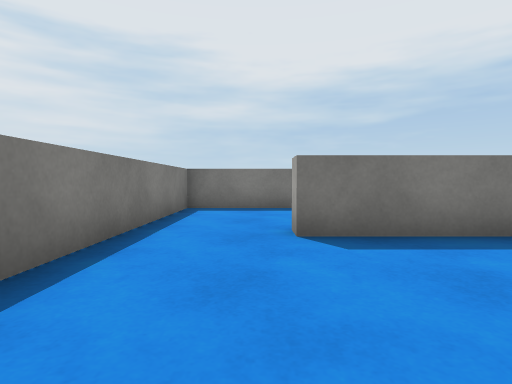
[1] (above)

21 first-person views from a walk through a Unity game level. The camera is 0.68 m above the floor, tilts 2° down and sees 80° across. The floor is counted in squares, 1 m on a side. Each view is taken from the middle of a square. On the plan, view 1 faces up. The plan holds only what a view shows up to about 10 squares ahead; the rest is blank. The player character is not drawn. Surface patterns are stand-ins for the level's own textures.

[2]
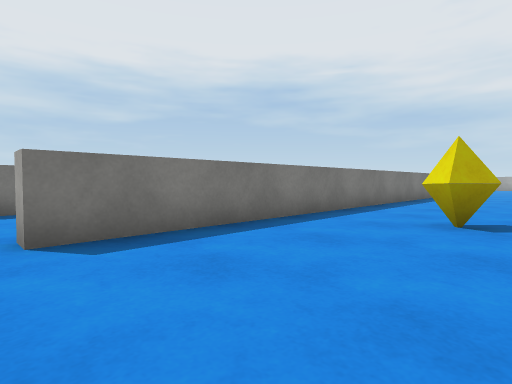

[3]
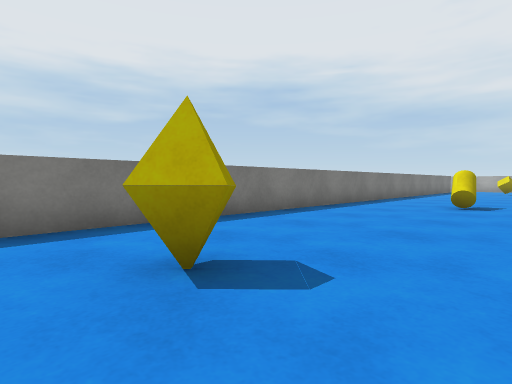

[4]
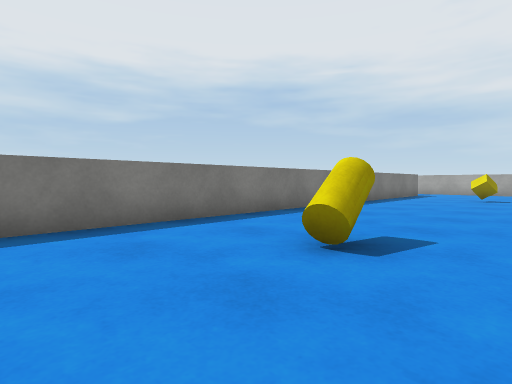

[5]
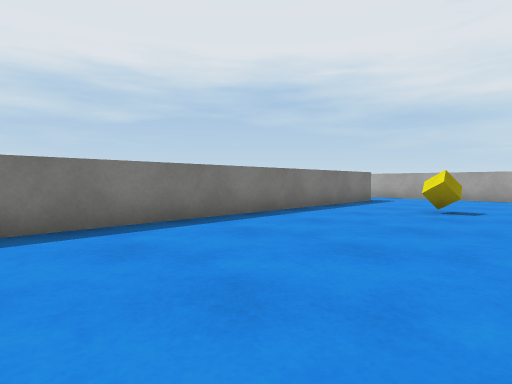

[6]
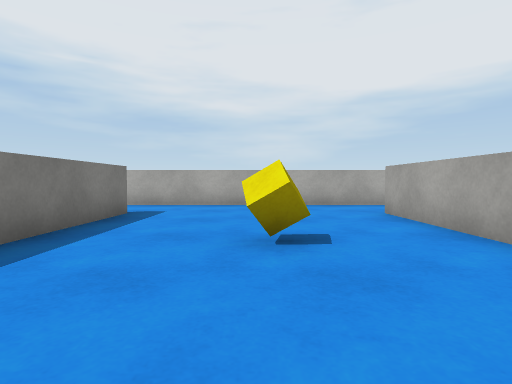

[7]
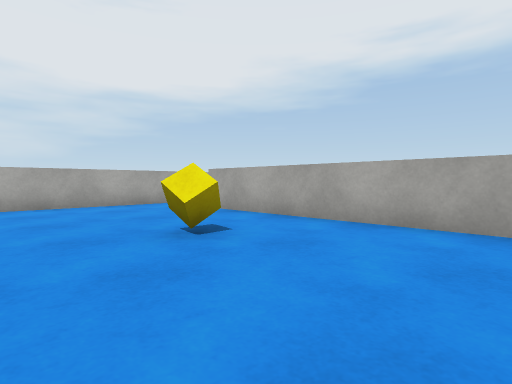

[8]
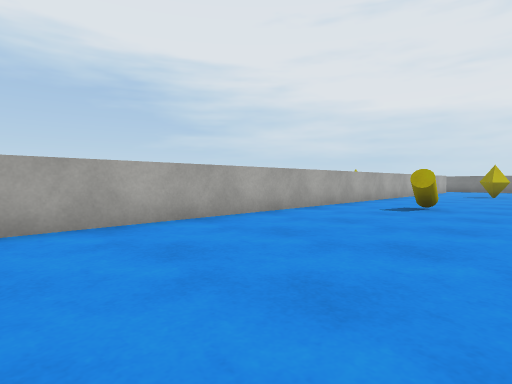

[9]
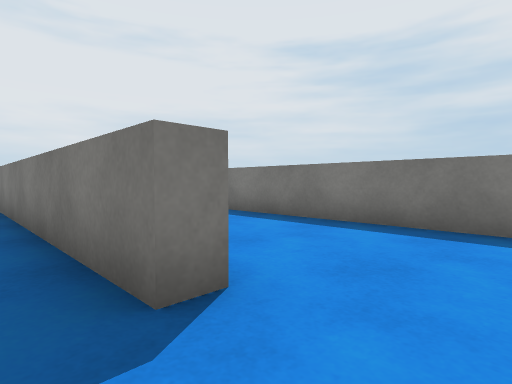

[10]
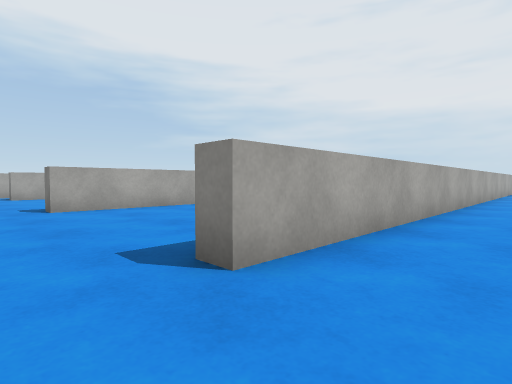

[11]
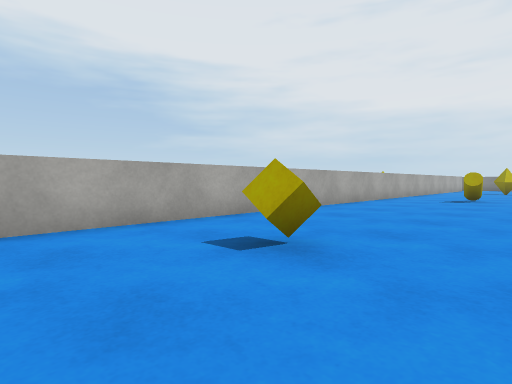

[12]
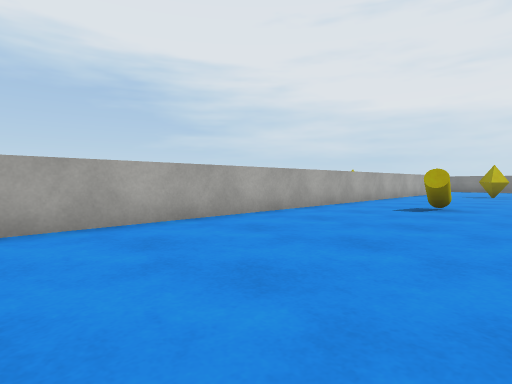

[13]
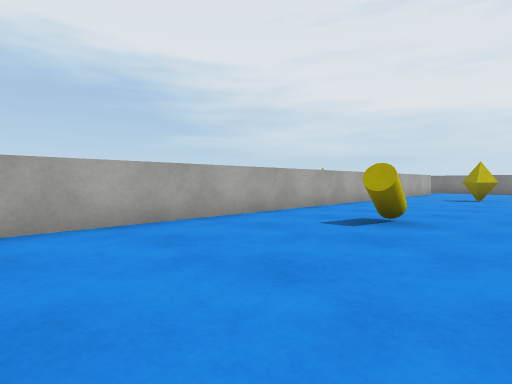

[14]
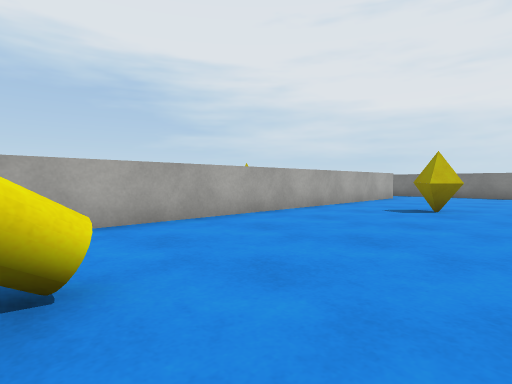

[15]
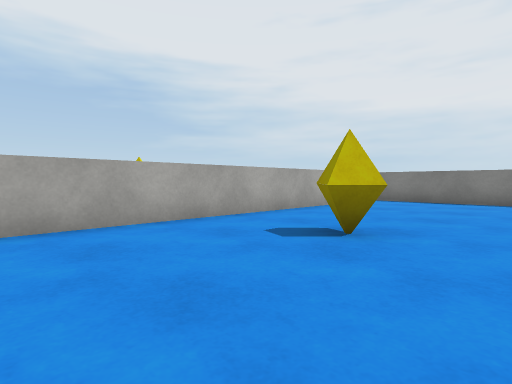

[16]
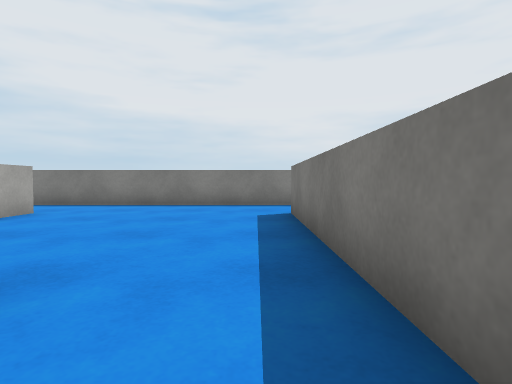

[17]
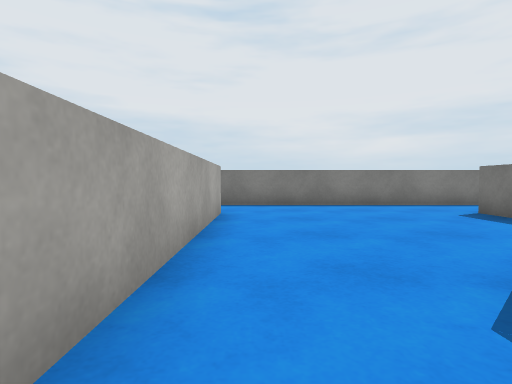

[18]
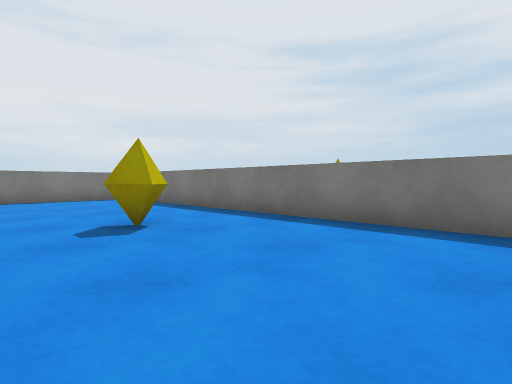

[19]
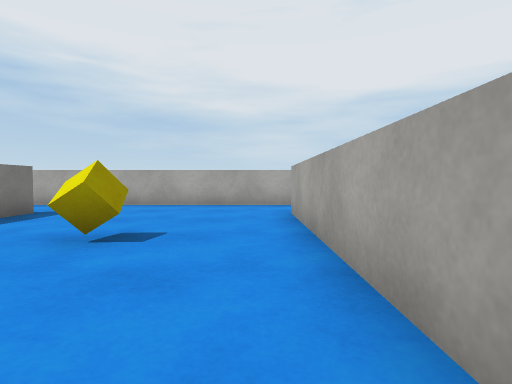

[20]
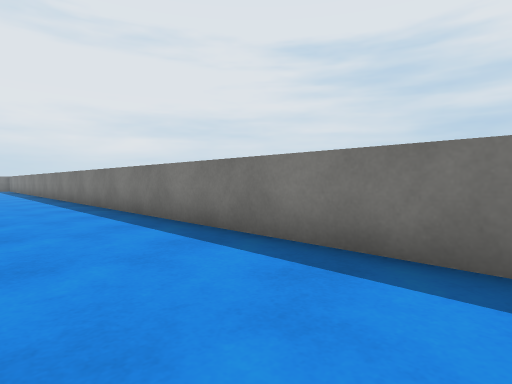

[21]
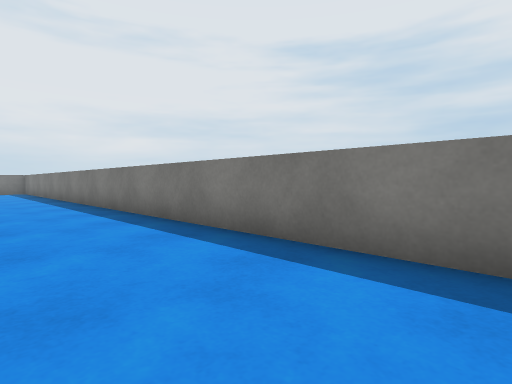

### Floor plan
Points are (right, up) in squares from view 1. A wall is a line through its corners. A room is listed if a view was taken in it or the views show most of it. See-through windows are left out.
Room 1 (views 1, 2, 3, 4, 5, 6, 7, 8, 9, 10)
walls: (11.5, -1.7) (25.5, -1.7) (25.5, -2.2); (25.5, 3.7) (0.5, 3.7); (-1.7, -0.5) (-1.7, -2.5); (-1.7, 3.5) (-1.7, 2); (27.7, -2.4) (27.7, 3.6)
ways out: opening at (-0.5, -2) to room 2; opening at (26.5, -2) to room 2; opening at (-0.5, 4) to room 3; opening at (26.5, 4) to room 3
objects: other object (5, 1); yellow cylinder (13, 1); yellow cube (22, 1)
Room 2 (views 11, 12, 13, 14, 15, 16, 17, 18, 19)
walls: (9.6, -2.2) (0.5, -2.2); (0.5, -7.7) (25.5, -7.7) (25.5, -8.2); (25.5, -2.2) (24.6, -2.2); (-1.7, -2.5) (-1.7, -8.5); (27.7, -8.1) (27.7, -2.4)
ways out: opening at (-0.5, -2) to room 1; opening at (26.5, -2) to room 1; opening at (-0.5, -8); opening at (26.5, -8)
objects: other object (5, -5); yellow cylinder (13, -5); yellow cube (22, -5)
Room 3 (views 20, 21)
walls: (1, 7.8) (-1.7, 7.8) (-1.7, 3.5); (25.5, 4.4) (25.5, 3.7); (0.5, 3.7) (0.5, 4.2); (26.6, 7.8) (6.5, 7.8); (27.7, 3.6) (27.7, 4.8)
ways out: opening at (-0.5, 4) to room 1; opening at (26.5, 4) to room 1

Where each view was taken, in squares from view 1:
view 1: 0 up, 0 right, facing up
view 2: 0 up, 0 right, facing up-right
view 3: 1 down, 4 right, facing up-right
view 4: 1 down, 10 right, facing up-right
view 5: 1 down, 15 right, facing up-right
view 6: 1 up, 19 right, facing right
view 7: 3 up, 19 right, facing down-right
view 8: 3 up, 21 right, facing down-left
view 9: 3 up, 27 right, facing up-left
view 10: 0 up, 27 right, facing down-left
view 11: 3 down, 25 right, facing down-left
view 12: 3 down, 21 right, facing down-left
view 13: 3 down, 18 right, facing down-left
view 14: 3 down, 13 right, facing down-left
view 15: 3 down, 9 right, facing down-left
view 16: 3 down, 7 right, facing left
view 17: 7 down, 7 right, facing left
view 18: 7 down, 10 right, facing up-left
view 19: 7 down, 19 right, facing right
view 20: 5 up, 24 right, facing up-left
view 21: 5 up, 18 right, facing up-left
